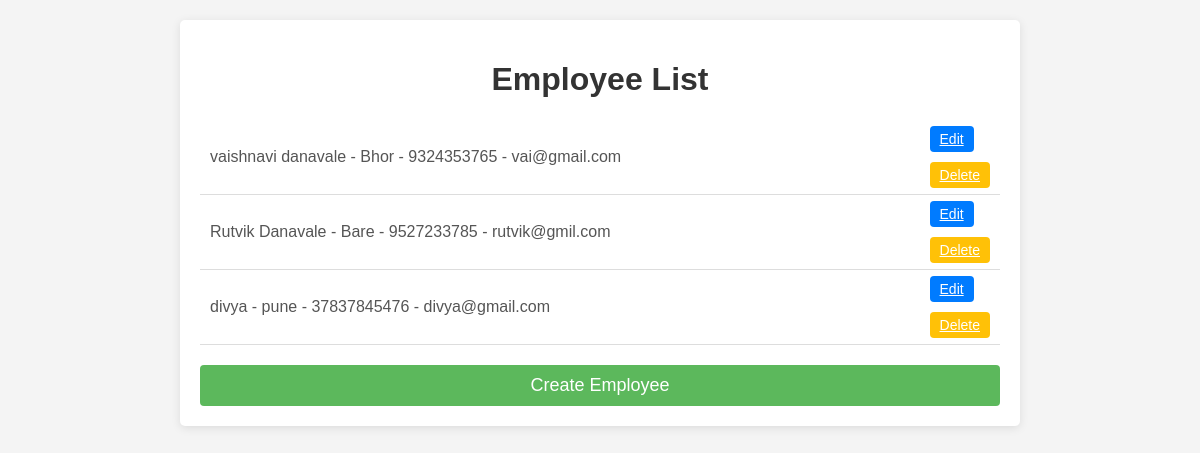
Before: / with the older database file.
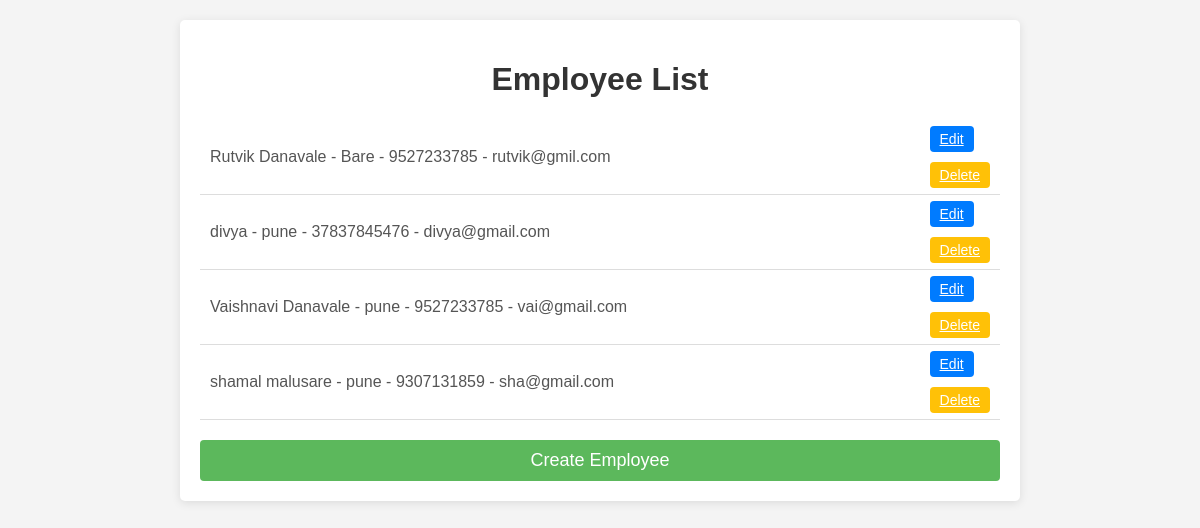
After: the same page with the newer database file.
### Employee_Data/models.py (models this page shows)
class Employee(models.Model):
    employee_name=models.CharField(max_length=255)
    employee_address=models.TextField()
    employee_phone_number=models.CharField( max_length=15)
    employee_email=models.EmailField()
    user=models.ForeignKey(User,on_delete=models.CASCADE)

### Employee_Data/views.py (the view)
# urls.py: path('', views.employee_list, name='employee_list'),
def employee_list(request):
    employees = Employee.objects.all()
    return render(request, 'employee_list.html', {'employees': employees})

### Employee_Data/templates/employee_list.html (shortened to what this page needs)
<!DOCTYPE html>
<html lang="en">
<head>
</head>
<body>
    <div class="container">
        <h1>Employee List</h1>
        {% for emp in employees %}
        <div class="employee">
            <div class="employee-details">
                {{ emp.employee_name }} - {{ emp.employee_address }} - {{ emp.employee_phone_number }} - {{ emp.employee_email }}
            </div>
            <div>
                <a href="{% url 'employee_update' emp.pk %}" class="button update-button">Edit</a><Br><Br>
                <a href="{% url 'employee_delete' emp.pk %}" class="button edit-button" onclick="return confirm('Are you want to delete this Employee?')" >Delete</a>
            </div>
        </div>
        {% endfor %}
        <a href="{% url 'employee_create' %}" class="create-link">Create Employee</a>
    </div>
</body>
</html>

### Employee_Data/templates/employee_list.html (style rules this page uses)
body { font-family: Arial, sans-serif; background-color: #f4f4f4; margin: 0; padding: 20px; }
.container { max-width: 800px; margin: auto; background: white; padding: 20px; border-radius: 5px; box-shadow: 0 2px 10px rgba(0, 0, 0, 0.1); }
h1 { text-align: center; color: #333; }
.employee { padding: 10px; border-bottom: 1px solid #ddd; display: flex; justify-content: space-between; align-items: center; }
.employee-details { color: #555; }
.button { padding: 5px 10px; margin-left: 10px; border: none; border-radius: 4px; cursor: pointer; font-size: 14px; }
.update-button { background-color: #007bff; color: white; }
.edit-button { background-color: #ffc107; color: white; }
.create-link { display: block; text-align: center; margin-top: 20px; padding: 10px; background-color: #5cb85c; color: white; border-radius: 4px; text-decoration: none; font-size: 18px; }

Changed rows visible on the page:
removed Employee: employee_name "vaishnavi danavale", employee_address "Bhor", employee_phone_number "9324353765", employee_email "vai@gmail.com"
added Employee: employee_name "Vaishnavi Danavale", employee_address "pune", employee_phone_number "9527233785", employee_email "vai@gmail.com"
added Employee: employee_name "shamal malusare", employee_address "pune", employee_phone_number "9307131859", employee_email "sha@gmail.com"
